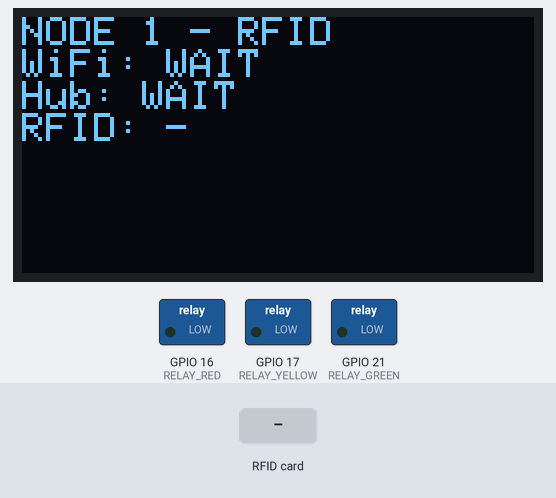
This sketch was run on a simulated ESP32-S3. Parts: 128×64 one-colour display, switched loads named in the sketch (green lamp = pin HIGH). Inputs (shaded band) come from the test bench. WiFi joins after 1.5 s; servers stay silent unless stated; what the sketch prints to the serial monitor is not drawn.

Above: at 0.2 s.
At 3.1 s:
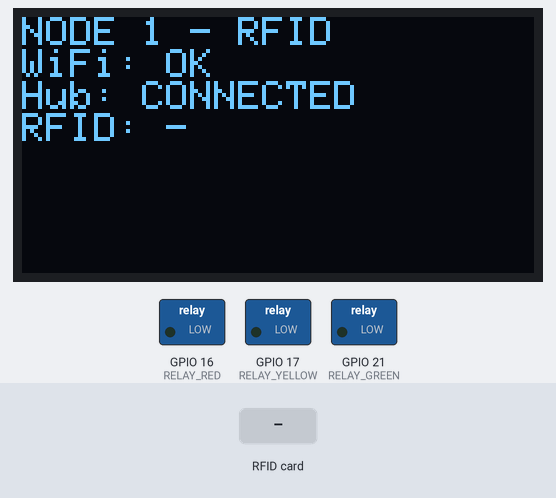
3.2 s: RFID card 03 B4 E5 E0 held to the reader
At 4.4 s:
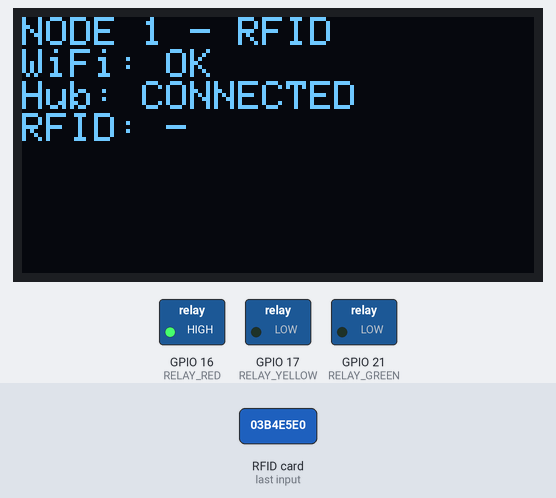
4.7 s: RFID card 12 34 56 78 held to the reader
6.2 s: RFID card 73 5D C7 E0 held to the reader
Timing chart, 0 to 9.2 s (numbered marks = the images above; inputs shaded):
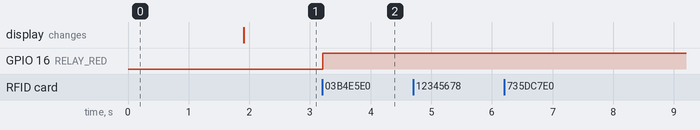

Measured:
- after the input at 3.2 s, GPIO 16 (RELAY_RED): LOW → HIGH at once
- after the input at 4.7 s, every drawn part: stays the same
- after the input at 6.2 s, every drawn part: stays the same

The sketch:

node_rfid_relay.ino
```cpp
#include <WiFi.h>
#include <SPI.h>
#include <MFRC522.h>
#include <Wire.h>
#include <Adafruit_GFX.h>
#include <Adafruit_SSD1306.h>
#include "esp_task_wdt.h"

/* ================= WDT ================= */
#define WDT_TIMEOUT_SEC 5

/* ================= WIFI ================= */
const char* WIFI_SSID = "HUB_NODE";
const char* WIFI_PASS = "12345678";
const char* HUB_IP    = "192.168.4.1";
const uint16_t HUB_PORT = 5000;

WiFiClient client;

/* ================= RFID ================= */
#define SS_PIN    10
#define RST_PIN   14
#define SCK_PIN   12
#define MOSI_PIN  11
#define MISO_PIN  13

MFRC522 rfid(SS_PIN, RST_PIN);

/* ================= RELAY ================= */
#define RELAY_RED     16
#define RELAY_YELLOW  17
#define RELAY_GREEN   21

/* ================= OLED ================= */
#define OLED_SDA 8
#define OLED_SCL 9
Adafruit_SSD1306 display(128, 64, &Wire, -1);

/* ================= CARD STATE ================= */
bool cardActive = false;
String currentUID = "";
unsigned long lastSeen = 0;
#define CARD_REMOVE_TIMEOUT 300  // ms

/* ================= STATUS ================= */
String lastRFID = "-";
String lastCmd  = "-";
bool hubConnected = false;

/* ================= COLOR ================= */
enum RelayColor { NONE, RED, YELLOW, GREEN };

struct RFIDMap {
  const char* uid;
  RelayColor color;
};

RFIDMap rfidMap[] = {
  {"03B4E5E0", RED}, {"735DC7E0", RED}, {"2340D1E0", RED},
  {"63F6D8E0", RED}, {"C30806E0", RED},

  {"C355D7D9", GREEN}, {"23D2D2E0", GREEN}, {"B337D1E0", GREEN},
  {"131CE4E0", GREEN}, {"6335DEE0", GREEN},

  {"334925DA", YELLOW}, {"E3C2E1E0", YELLOW}, {"7334E5E0", YELLOW},
  {"A3A5E3E0", YELLOW}, {"131FE4E0", YELLOW}
};

const int MAP_SIZE = sizeof(rfidMap) / sizeof(rfidMap[0]);

/* ================= OLED UPDATE ================= */
void updateOLED() {
  display.clearDisplay();
  display.setCursor(0,0);
  display.setTextSize(1);
  display.setTextColor(SSD1306_WHITE);

  display.println("NODE 1 - RFID");
  display.print("WiFi: ");
  display.println(WiFi.status()==WL_CONNECTED ? "OK":"WAIT");

  display.print("Hub: ");
  display.println(hubConnected ? "CONNECTED":"WAIT");

  display.print("RFID: ");
  display.println(lastRFID);

  display.display();
}

/* ================= RELAY ================= */
void allRelaysOff() {
  digitalWrite(RELAY_RED, LOW);
  digitalWrite(RELAY_YELLOW, LOW);
  digitalWrite(RELAY_GREEN, LOW);
}

void activateRelay(RelayColor c) {
 // allRelaysOff();
  if (c == RED)
  {
    digitalWrite(RELAY_RED, HIGH);
        digitalWrite(RELAY_YELLOW, 0);
  digitalWrite(RELAY_GREEN, 0);
  }
  if (c == YELLOW)
  {
  digitalWrite(RELAY_YELLOW, HIGH);
  digitalWrite(RELAY_RED, 0);
   digitalWrite(RELAY_GREEN, 0);
 }
  if (c == GREEN)
  {
      digitalWrite(RELAY_RED, 0);
      digitalWrite(RELAY_YELLOW, 0);
  digitalWrite(RELAY_GREEN, HIGH);
  }
}

/* ================= RFID ================= */
RelayColor getRelayForUID(const String& uid) {
  for (int i = 0; i < MAP_SIZE; i++) {
    if (uid == rfidMap[i].uid) return rfidMap[i].color;
  }
  return NONE;
}

void resetRFID() {
  rfid.PCD_Reset();
  rfid.PCD_Init();
}

/* ================= WIFI CONNECT ================= */
void connectToHub() {
  WiFi.begin(WIFI_SSID, WIFI_PASS);
  while(WiFi.status() != WL_CONNECTED) {
    updateOLED();
    delay(500);
  }

  while(!client.connect(HUB_IP, HUB_PORT)) {
    hubConnected = false;
    updateOLED();
    delay(1000);
  }

  hubConnected = true;
  updateOLED();
}

/* ================= SETUP ================= */
void setup() {
  Serial.begin(9600);

  /* ---- WATCHDOG (ESP32-S3 CORRECT) ---- */
  esp_task_wdt_config_t wdt_config = {
    .timeout_ms = WDT_TIMEOUT_SEC * 1000,
    .idle_core_mask = (1 << portNUM_PROCESSORS) - 1,
    .trigger_panic = true
  };

  esp_task_wdt_init(&wdt_config);
  esp_task_wdt_add(NULL);

  pinMode(RELAY_RED, OUTPUT);
  pinMode(RELAY_YELLOW, OUTPUT);
  pinMode(RELAY_GREEN, OUTPUT);
  allRelaysOff();

  SPI.begin(SCK_PIN, MISO_PIN, MOSI_PIN, SS_PIN);
  rfid.PCD_Init();

  Wire.begin(OLED_SDA, OLED_SCL);
  display.begin(SSD1306_SWITCHCAPVCC, 0x3C);
  updateOLED();
  connectToHub();
}

/* ================= LOOP ================= */
void loop() {

  /* ---------- HUB CONNECTION ---------- */
  if(!client.connected()) {
    hubConnected = false;
    connectToHub();
  }

  /* ---------- RFID SCAN ---------- */
  if (rfid.PICC_IsNewCardPresent() && rfid.PICC_ReadCardSerial()) {

    lastSeen = millis();

    String uid = "";
    for (byte i = 0; i < rfid.uid.size; i++) {
      if (rfid.uid.uidByte[i] < 0x10) uid += "0";
      uid += String(rfid.uid.uidByte[i], HEX);
    }
    uid.toUpperCase();
    String msg = "/rfid," + uid;
    Serial.println(uid);
    client.println(msg);
   // delay(1000);

    if (!cardActive || uid != currentUID) {
      cardActive = true;
      currentUID = uid;

      RelayColor r = getRelayForUID(uid);
      activateRelay(r);
    }

    rfid.PICC_HaltA();
    rfid.PCD_StopCrypto1();
  }

  /* ---------- CARD REMOVED ---------- */
  if (cardActive && (millis() - lastSeen > CARD_REMOVE_TIMEOUT)) {
    cardActive = false;
    currentUID = "";
   // allRelaysOff();

    resetRFID();  // critical for continuous operation
  }

  esp_task_wdt_reset();
  delay(5);
}
```
